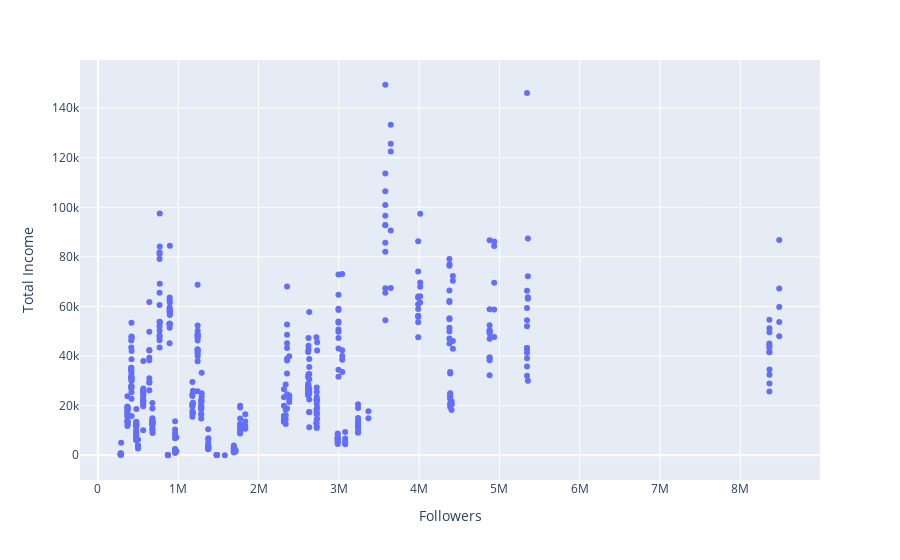

The notebook cell this image was saved under:
### Code cell
fig = px.scatter(finaldata, x="Followers", y="Total Income")
fig.show()

### Figure 1 — Plotly figure (JSON) as saved in the notebook; plotly's stock layout.template omitted (floating-point values rounded to 4 significant figures; data arrays with more than 128 entries replaced by an {"elided": "..."} marker saying what was removed)
{"data": [{"hovertemplate": "Followers=%{x}<br>Total Income=%{y}<extra></extra>", "legendgroup": "", "marker": {"color": "#636efa", "symbol": "circle"}, "mode": "markers", "name": "", "orientation": "v", "showlegend": false, "type": "scatter", "x": {"elided": "513 int values"}, "xaxis": "x", "y": {"elided": "513 float values"}, "yaxis": "y"}], "layout": {"legend": {"tracegroupgap": 0}, "margin": {"t": 60}, "xaxis": {"anchor": "y", "domain": [0, 1], "title": {"text": "Followers"}}, "yaxis": {"anchor": "x", "domain": [0, 1], "title": {"text": "Total Income"}}}}
